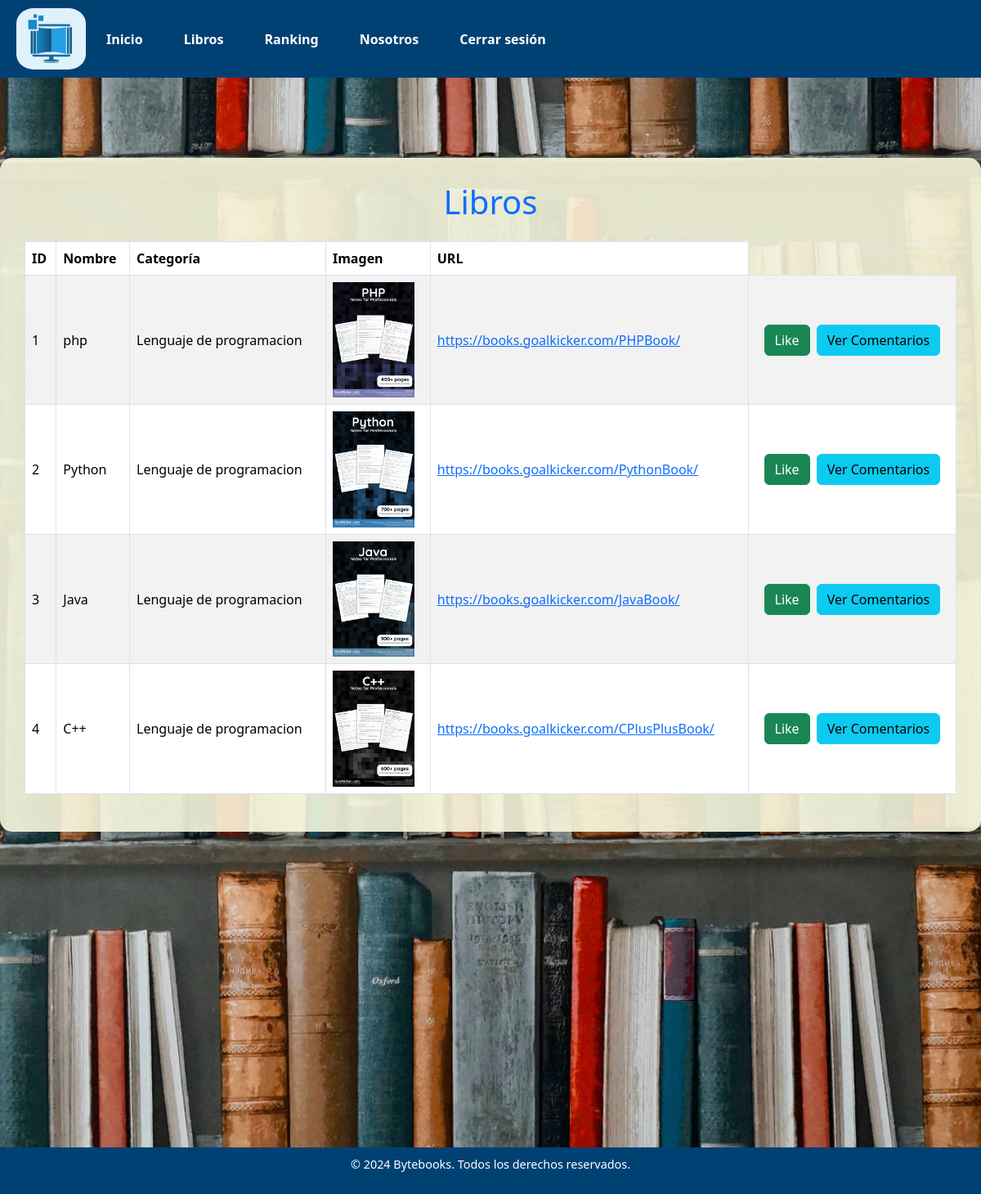
Page /user/view_books on the committed database.
### models.py (models this page shows, shortened)
class Libro(db.Model):
    __tablename__ = 'libros'
    id_libro = db.Column(db.Integer, primary_key=True)  # ID único del libro
    nombre_libro = db.Column(db.String(30), nullable=False)  # Nombre del libro
    categoria = db.Column(db.String(30), nullable=False)  # Categoría del libro
    imagen = db.Column(db.String(60), nullable=False)  # Ruta de la imagen
    url = db.Column(db.String(100), nullable=False)  # URL del libro

### routes/user_routes.py (the view)
@user_bp.route('/view_books')
def view_books():
    libros = Libro.query.all()  # Suponiendo que has movido el modelo a Usuario
    return render_template('user/view_books.html', libros=libros)

### templates/user/view_books.html (shortened to what this page needs)
<!DOCTYPE html>
<html lang="es">
<head>
    <link href="https://cdn.jsdelivr.net/npm/bootstrap@5.3.2/dist/css/bootstrap.min.css" rel="stylesheet">
</head>
<body>
    {% include 'user/Cabecera.html' %}
    <br>
    <br>
    <div class="content">
        <div class="container table-container">
            <h1 class="text-center mb-4 text-primary">Libros</h1>
            <div class="table-responsive">
                <table class="table table-bordered table-striped">
                    <thead>
                        <tr>
                            <th>ID</th>
                            <th>Nombre</th>
                            <th>Categoría</th>
                            <th>Imagen</th>
                            <th>URL</th>
                        </tr>
                    </thead>
                    <tbody>
                        {% for libro in libros %}
                        <tr>
                            <td>{{ libro.id_libro }}</td>
                            <td>{{ libro.nombre_libro }}</td>
                            <td>{{ libro.categoria }}</td>
                            <td>
                                <img src="{{ url_for('static', filename='uploads/' + libro.imagen) }}"
                                    alt="{{ libro.nombre_libro }}" style="width: 100px;">
                            </td>
                            <td><a href="{{ libro.url }}" target="_blank" class="text-primary">{{ libro.url }}</a></td>
                            <td>
                                <div class="d-flex justify-content-center gap-2">
                                    <form action="{{ url_for('user.like_book', libro_id=libro.id_libro) }}"
                                        method="POST" class="d-inline">
                                        <button type="submit" class="btn btn-success">Like</button>
                                    </form>
                                    <a href="{{ url_for('user.view_comments', libro_id=libro.id_libro) }}"
                                        class="btn btn-info">Ver Comentarios</a>
                                </div>
                            </td>
                        </tr>
                        {% endfor %}
                    </tbody>
                </table>
            </div>
        </div>
    </div>
    <br>
    <br>
    <br>
    <br>
    <br>
    <br>
    <br>
    <br>
    <br>
    <br>
    <br>
    <br>
    <br>
    <br>
    {% include 'user/Pie.html' %}
</body>
</html>

### templates/user/Cabecera.html (shortened to what this page needs)
<nav style="background-color: #004173; color: white; padding: 10px 20px; display: flex; justify-content: space-between; align-items: center; width: 100%; box-sizing: border-box; margin: 0;">
    <div>
        <a href="/">
            <img src="/static/images/Logo0.jpg" alt="Logo Bytebooks" style="width: 85px; height: 75px; border-radius: 25%;">
        </a>
    </div>
    <ul style="list-style: none; display: flex; margin: 0; padding: 0; justify-content: flex-start; flex-grow: 1;">
        <li style="margin: 0 15px;">
            <a href="{{ url_for('user.index') }}" style="text-decoration: none; color: white; font-weight: bold; padding: 5px 10px; transition: background-color 0.3s;">Inicio</a>
        </li>
        <li style="margin: 0 15px;">
            <a href="{{ url_for('user.view_books') }}" style="text-decoration: none; color: white; font-weight: bold; padding: 5px 10px; transition: background-color 0.3s;">Libros</a>
        </li>
        <li style="margin: 0 15px;">
            <a href="{{ url_for('user.book_likes') }}" style="text-decoration: none; color: white; font-weight: bold; padding: 5px 10px; transition: background-color 0.3s;">Ranking</a>
        </li>
        <li style="margin: 0 15px;">
            <a href="{{ url_for('user.user_nosotros') }}" style="text-decoration: none; color: white; font-weight: bold; padding: 5px 10px; transition: background-color 0.3s;">Nosotros</a>
        </li>
        <li style="margin: 0 15px;">
            <a href="{{ url_for('byte.logout') }}" style="text-decoration: none; color: white; font-weight: bold; padding: 5px 10px; transition: background-color 0.3s;">Cerrar sesión</a>
        </li>
    </ul>
</nav>

### templates/user/Pie.html (shortened to what this page needs)
<footer style="background-color: #004173; color: white; padding: 10px 0; text-align: center; font-size: 0.9rem;">
    <p>&copy; 2024 Bytebooks. Todos los derechos reservados.</p>
</footer>
</body>
</html>

### templates/user/view_books.html (style rules this page uses)
body { margin: 0; height: 100%; background-image: url('/static/images/Fondo.jpg'); background-size: cover; background-repeat: no-repeat; background-attachment: fixed; background-position: center; }
.content { min-height: 100%; display: flex; flex-direction: column; }
footer { background-color: #004173; color: white; text-align: center; font-size: 0.9rem; padding: 10px 0; margin-top: auto; }
.table-container { margin: 50px auto; background-color: rgba(245, 245, 220, 0.9); padding: 30px; border-radius: 15px; max-width: 1200px; box-shadow: 0 6px 15px rgba(0, 0, 0, 0.2); }
.table th, .table td { vertical-align: middle; }
.table thead { background-color: #004173; color: white; }
.btn-success { transition: all 0.3s ease; }
.btn-info { transition: all 0.3s ease; }

### templates/user/Cabecera.html (style rules this page uses)
html, body { margin: 0; padding: 0; }
nav { margin: 0; padding: 0; }

### rows in the picture
Libro: id_libro "1", nombre_libro "php", categoria "Lenguaje de programacion", imagen (picture), url "https://books.goalkicker.com/PHPBook/"
Libro: id_libro "2", nombre_libro "Python", categoria "Lenguaje de programacion", imagen+nombre_libro (picture), url "https://books.goalkicker.com/PythonBook/"
Libro: id_libro "3", nombre_libro "Java", categoria "Lenguaje de programacion", imagen+nombre_libro (picture), url "https://books.goalkicker.com/JavaBook/"
Libro: id_libro "4", nombre_libro "C++", categoria "Lenguaje de programacion", imagen (picture), url "https://books.goalkicker.com/CPlusPlusBook/"
